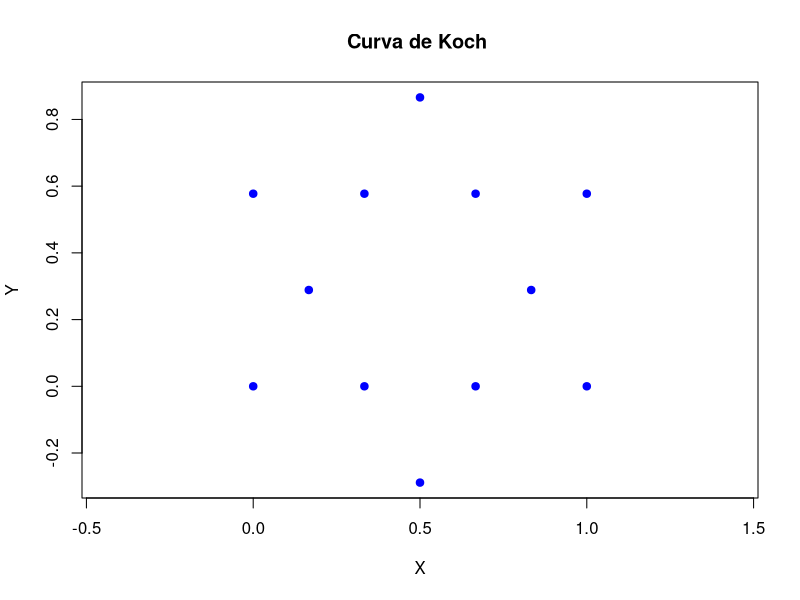

Recreate this plot in R.
graficar = function(lado,n){
  altura =sign((lado^2)-((lado/2)^2))*abs((lado^2)-((lado/2)^2))^(1/2)
  altura
  x=c(0, lado, lado/2)
  y=c(0, 0, altura)
  if (n==0){
    plot(x,y, pch=19, cex=1, col = "blue", asp=1,xlab="X", ylab="Y", main="Diagrama de Nodos ")
  }
  else {
    for (i in 1:n){
      al = sign(((lado/3)^2)-((lado/6)^2))*abs(((lado/3)^2)-((lado/6)^2))^(1/2)
      x = c(x, lado/3, 2*lado/3, lado/2, lado/6, lado/3, 2*lado/3, 5*lado/6, 0, 1)
      y = c(y, 0, 0, -al, altura/3, 2*altura/3, 2*altura/3, altura/3, 2*altura/3, 2*altura/3)
    }
    plot(x,y, pch=19, cex=1, col = "blue", asp=1,xlab="X", ylab="Y", main="Curva de Koch ")
  }
}

perimetro = function(n){
  perimetro = (4^n)/(3^(n-1))
  return (perimetro)
}

lado = 1
n = 1
graficar(lado,n)
trozos = 3*(4^n)
trozos
perimetro(n)
